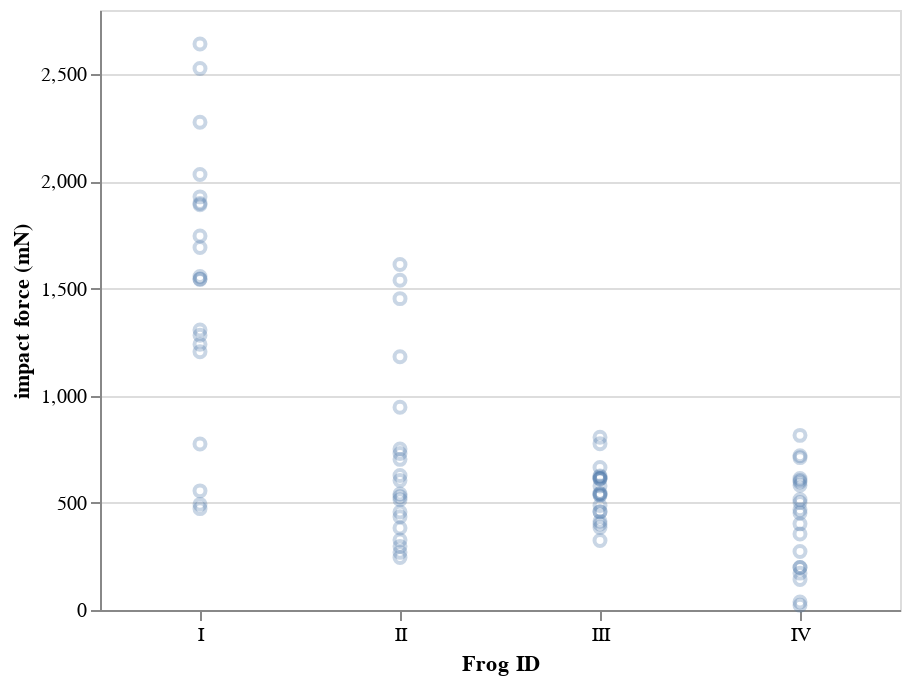

Here is the notebook cell this chart was saved with:
### Markdown cell above
### Jitter plots

In the strip plot, we plotted all of our data. We can make a similar plot with points instead of ticks. We can control the **opacity** of the marks to help us visualize overlap. This time, we will have the categorical axis (frog ID) on the x-axis.

### Code cell
alt.Chart(df
    ).mark_point(
        opacity=0.3
    ).encode(
        x=alt.Y('ID:N', title='Frog ID', axis=alt.Axis(labelAngle=0)),
        y='impact force (mN):Q'
    )
